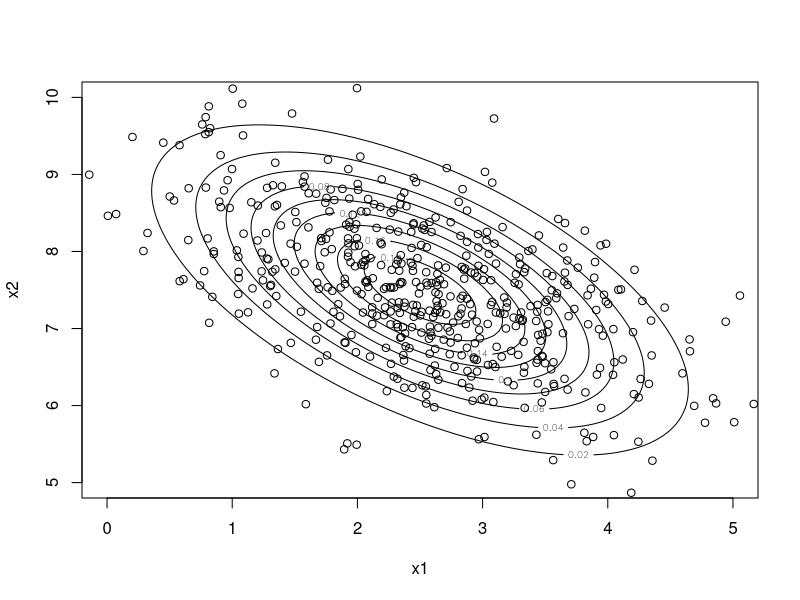
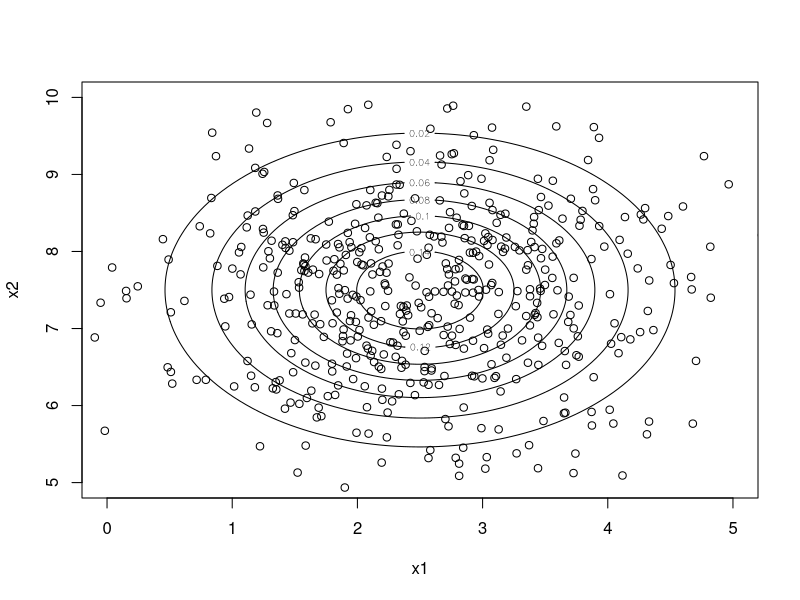
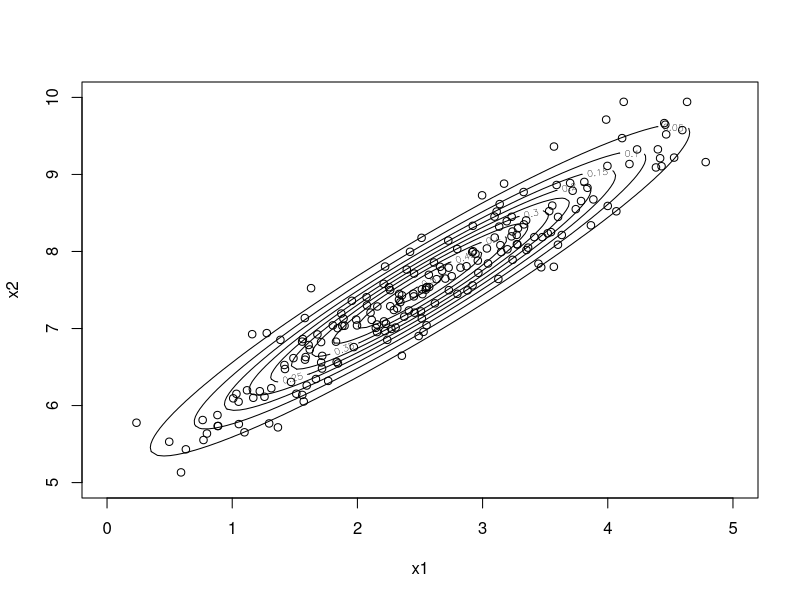

Write R code to recreate these figures, in order.
#### Demonstration of the bivariate normal distribution

# Remove old variables:
rm(list=ls())

# In this code we need functions in a library called mvtnorm
# To install this library run:
# install.packages("mvtnorm")
# You only need to do this library installation once

# Load the multivariate normal library 
library(mvtnorm)
# You have to load the library everytime you restart R 

# Specify expectation and covariance matrix
mu <- c(2.5,7.5)  # Expectation
sigma <- matrix(c(1,-0.6,-0.6,1),nrow=2) # Covariance matrix
# Code to generate contour plot of the density
x1 <- seq(0,5,length.out=100)
x2 <- seq(5,10,length.out=100)
z <- matrix(0,nrow=100,ncol=100)
for (i in 1:100) {
  for (j in 1:100) {
    z[i,j] <- dmvnorm(c(x1[i],x2[j]),
                      mean=mu,sigma=sigma)
  }
}
contour(x1,x2,z,xlab="x1",ylab="x2") #Make the plot
# We now simulate 1000 obs from this bivariate distributon and add to the plot
bivn <- rmvnorm(500, mean = mu, sigma = sigma) 
points(bivn)               

# Case with no correlation 
sigma <- matrix(c(1,0,0,1),nrow=2)
for (i in 1:100) {
  for (j in 1:100) {
    z[i,j] <- dmvnorm(c(x1[i],x2[j]),
                      mean=mu,sigma=sigma)
  }
}
contour(x1,x2,z,xlab="x1",ylab="x2")
bivn <- rmvnorm(500, mean = mu, sigma = sigma) 
points(bivn)               

# Strong correlation
sigma <- matrix(c(1,0.95,0.95,1),nrow=2)
for (i in 1:100) {
  for (j in 1:100) {
    z[i,j] <- dmvnorm(c(x1[i],x2[j]),
                      mean=mu,sigma=sigma)
  }
}
contour(x1,x2,z,xlab="x1",ylab="x2")
bivn <- rmvnorm(200, mean = mu, sigma = sigma) 
points(bivn)               
